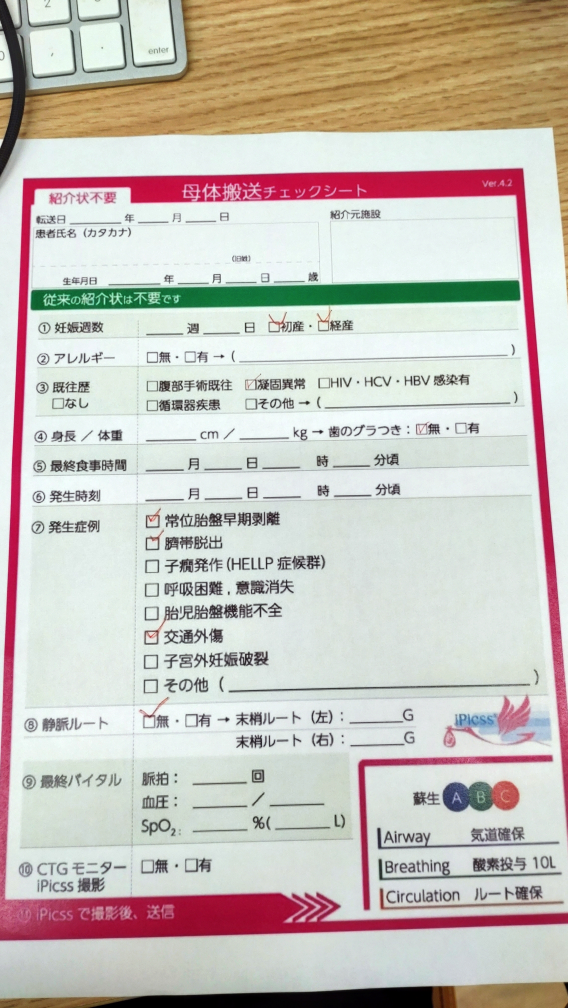
#> input picture samples/DSC_0457.JPG, 2272 x 4032 px (shown at 1/4 size)
$ jupyter execute --allow-errors checkmark_detection.ipynb   (older library calls are emulated)
#> lines starting #> are read from the running program, lines starting #| are printed output that depends on the picture; after the words box and inside, x2 and y2 are one past the last pixel; in counts of white or black regions, pixels touching at a corner belong together
# ①ボックスのピクセル値の変化で判別する方法

[cell 1]
from typing import Final as const, Any
from dataclasses import dataclass
import numpy as np
import math
from PIL import Image

[cell 2]
#openCVによるチェックマークの認識テスト
import cv2
import matplotlib.patches as patches
import matplotlib.pyplot as plt
import japanize_matplotlib
from boxdetect.pipelines import get_checkboxes, get_boxes
from boxdetect import config

[cell 3]
#画像の取り込みとリサイズ
file_name: str = "../samples/DSC_0457.JPG" #認識するシートのファイル名
size_wh: tuple[int, int] = (748, 1058)

image = cv2.imread(file_name)
#> image is the input picture: shape (4032, 2272, 3); mean B, G, R 186.4, 193.7, 200.1
image = cv2.resize(image, size_wh)
#> image: shape (1058, 748, 3)

[cell 4]
def plot_image(img: Any, plt_size: tuple[int, int] = (5, 5), title: str = None) -> None:
    """
    画像を表示する
    """
    fig, ax = plt.subplots(figsize=plt_size)
    ax.set_title(title)
    ax.imshow(img)
    plt.show()

# [11 lines left out: function plot_img_flex, not called in this run]

[cell 5]
#オリジナル画像の表示
plot_image(image)

## 台形補正

紙面の輪郭抽出　→ 4角の座標を検知→台形補正

[cell 6]
#検出した輪郭のうち、面積が最大のものを取得する関数
def get_max_contour(contours: list[Any]):
    max_area = 0
    max_contour = None
    for contour in contours:
        area = cv2.contourArea(contour)
        if max_area < area:
            max_area = area
            max_contour = contour
    return max_contour


def get_contour_points(contour: list[Any]):
    print(contour)
    #輪郭の座標を取得
    points = contour.reshape(-1, 2)
    points = sorted(points, key=lambda x: x[0])
    left = sorted(points[:2], key=lambda x: x[1])
    right = sorted(points[2:], key=lambda x: x[1])
    sorted_points = [left[0], right[0], right[1], left[1]]

    return sorted_points


#紙面の領域を認識する関数を作成
def detect_paper(image: list[Any]):

    #一度オリジナルに戻し、グレースケール化→ガウシアンフィルターでノイズ除去
    image = image.copy()
    image = cv2.cvtColor(image, cv2.COLOR_BGR2GRAY)
    image = cv2.GaussianBlur(image, (5, 5), 0)

    #２値化処理
    _, bin_image = cv2.threshold(image, 0, 255, cv2.THRESH_BINARY + cv2.THRESH_OTSU)
    plot_image(bin_image, title="２値化処理画像")

    # 輪郭検出
    contours, hierarchy = cv2.findContours(bin_image, cv2.RETR_EXTERNAL,cv2.CHAIN_APPROX_NONE)
    #プロット用に色を元に戻す
    image = cv2.cvtColor(image, cv2.COLOR_GRAY2BGR)

    for contour in contours:
        #輪郭を描画
        cv2.drawContours(image, [contour], -1, (0, 0, 0), 6)
    plot_image(image, title="輪郭を描画")

    #面積が最大の輪郭をシートとして取得
    max_contour = get_max_contour(contours)
    #シートの輪郭を描画
    cv2.drawContours(image, [max_contour], -1, (0, 0, 255), 5)


    #長方形に近似
    epsilon = 0.1 * cv2.arcLength(max_contour, True)
    approx = cv2.approxPolyDP(max_contour, epsilon, True)
    #近似後の輪郭を描画
    cv2.drawContours(image, [approx], -1, (0, 255, 0), 5)


    #長方形の頂点を取得
    points = get_contour_points(approx)
    #長方形の頂点を描画
    for point in points:
        cv2.circle(image, tuple(point), 20, (255, 0, 0), -1)

    plot_image(image, title="長方形の頂点を描画")
    return points


#sobelフィルタを用いてエッジ検出を行う関数
# [11 lines left out: function detect_edge, not called in this run]
#指定座標の台形補正を行う関数
def perspective_correction(image: list[Any], points: list[list[float]], raito: float = 1.0):
    """_summary_
    指定4点座標間の台形補正を行う
    Args:
        image (Image): 変換対象画像
        points (list[list[float]]): 変換対象を囲う4点座標
        [
            左上,
            右上,
            右下,
            左下
        ]
    """
    p1 = np.array(points[0])
    p2 = np.array(points[1])
    p3 = np.array(points[2])
    p4 = np.array(points[3])

    w_ratio = raito

    #　幅取得
    o_width = np.linalg.norm(p2 - p1)
    o_width = math.floor(o_width * w_ratio)

    #　高さ取得
    o_height = np.linalg.norm(p4 - p1)
    o_height = math.floor(o_height)

    # 変換前の4点
    src = np.float32([p1, p2, p4, p3])

    # 変換後の4点
    dst = np.float32([[0, 0],[o_width, 0],[0, o_height],[o_width, o_height]])

    # 変換行列
    M = cv2.getPerspectiveTransform(src, dst)

    # 射影変換・透視変換する
    output = cv2.warpPerspective(image, M,(o_width, o_height))

    plot_image(output, title="台形補正後の画像")

    return output

[cell 7]
try:
    points = detect_paper(image)
#> in detect_paper, `_, bin_image = cv2.threshold(image, 0, 255, cv2.THRESH_BINARY + cv2.TH..`:
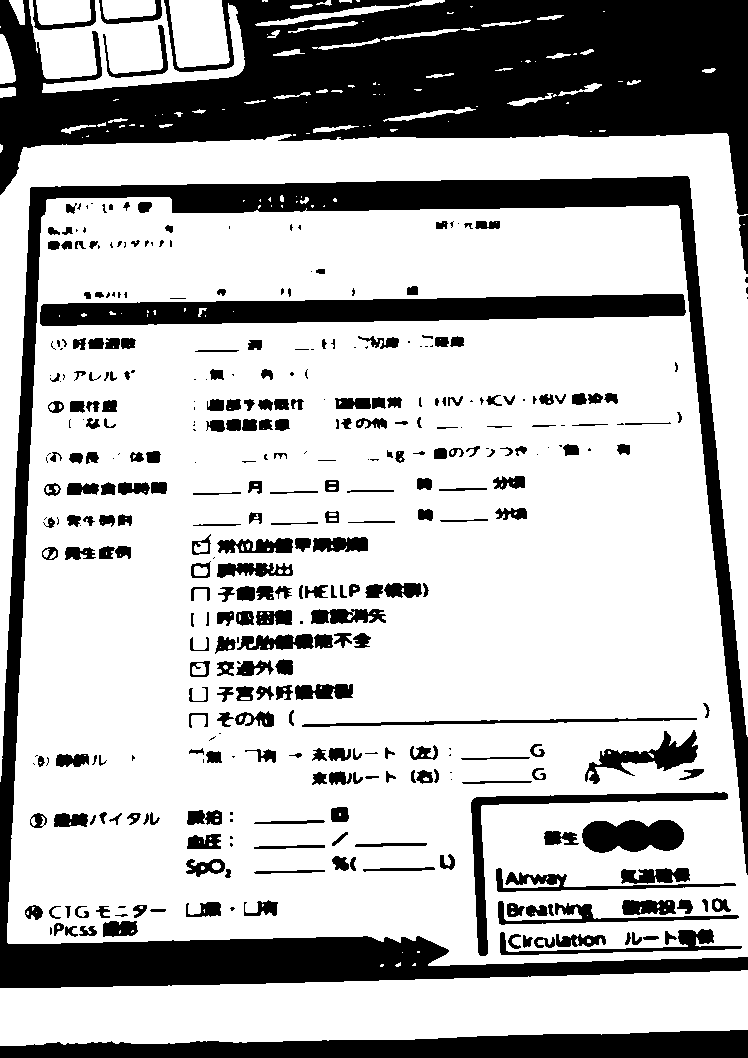
#> bin_image: shape (1058, 748); 71.9% white; 380 black regions (108 under 20 px)
#> in detect_paper, `contours, hierarchy = cv2.findContours(bin_image, cv2.RETR_EXTERNAL,cv..`: contours = 105 contours, 67 with area under 20; largest, box (x1, y1, x2, y2) and area: (7, 197, 748, 966) 512002, (0, 133, 748, 782) 54282, (0, 970, 748, 1046) 42886, (29, 0, 245, 93) 8970, (169, 0, 230, 68) 3377
#> the loop in detect_paper, `for contour in contours:` made 105 passes
#> contour on passes 5, 7, 8, 11, 13, 14, 15, 20: [[402, 952]], [[743, 224], [744, 224]], [[324, 205], [323, 206], [324, 206]], [[271, 205], [271, 206]], [[296, 201], [296, 202], [297, 201]], [[243, 200], [243, 201], [244, 200]], [[260, 199], [259, 200], [260, 201], [260, 200]], [[301, 196], [301, 197]]
#> after the loop in detect_paper, `for contour in contours:`:
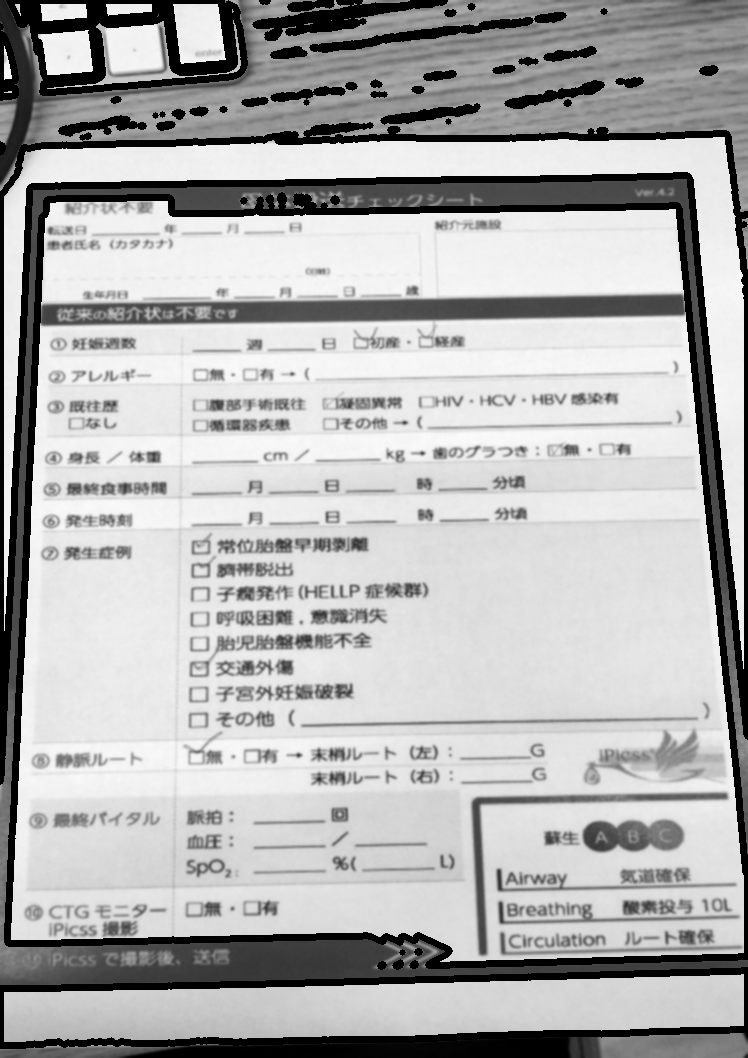
#> image: shape (1058, 748, 3); min 0, max 250, mean 177.4
#> the loop in get_max_contour, `for contour in contours:` made 105 passes
#> (area, max_area) on passes 1, 19: (42886, 42886), (512001.5, 512001.5)
#> after the loop in get_max_contour, `for contour in contours:`: max_area = 512001.5; max_contour = contour of 2937 points, box (x1, y1, x2, y2) (7, 197, 748, 966), area 512002
#> in detect_paper, `epsilon = 0.1 * cv2.arcLength(max_contour, True)`: epsilon = 302.1
#> in detect_paper, `approx = cv2.approxPolyDP(max_contour, epsilon, True)`: approx = [[47, 199], [7, 942], [747, 956], [678, 206]]
#> in detect_paper, `cv2.drawContours(image, [approx], -1, (0, 255, 0), 5)`:
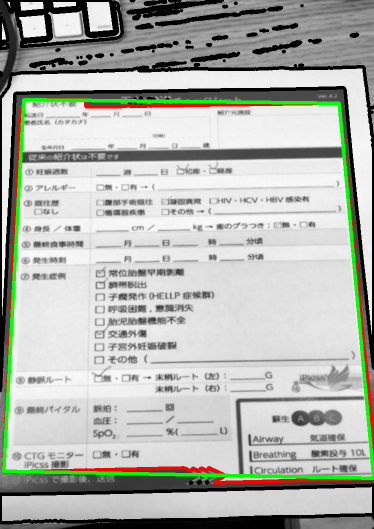
#> image: shape (1058, 748, 3) (shown at 1/2 size); mean B, G, R 175.3, 181.8, 178.8
#| [[[ 47 199]]
#|  [[  7 942]]
#|  [[747 956]]
#|  [[678 206]]]
#> in get_contour_points, `points = sorted(points, key=lambda x: x[0])`: points = [[7, 942], [47, 199], [678, 206], [747, 956]]
#> in get_contour_points, `left = sorted(points[:2], key=lambda x: x[1])`: left = [[47, 199], [7, 942]]
#> in get_contour_points, `right = sorted(points[2:], key=lambda x: x[1])`: right = [[678, 206], [747, 956]]
#> in get_contour_points, `sorted_points = [left[0], right[0], right[1], left[1]]`: sorted_points = [[47, 199], [678, 206], [747, 956], [7, 942]]
#> the loop in detect_paper, `for point in points:` made 4 passes
#> after the loop in detect_paper, `for point in points:`:
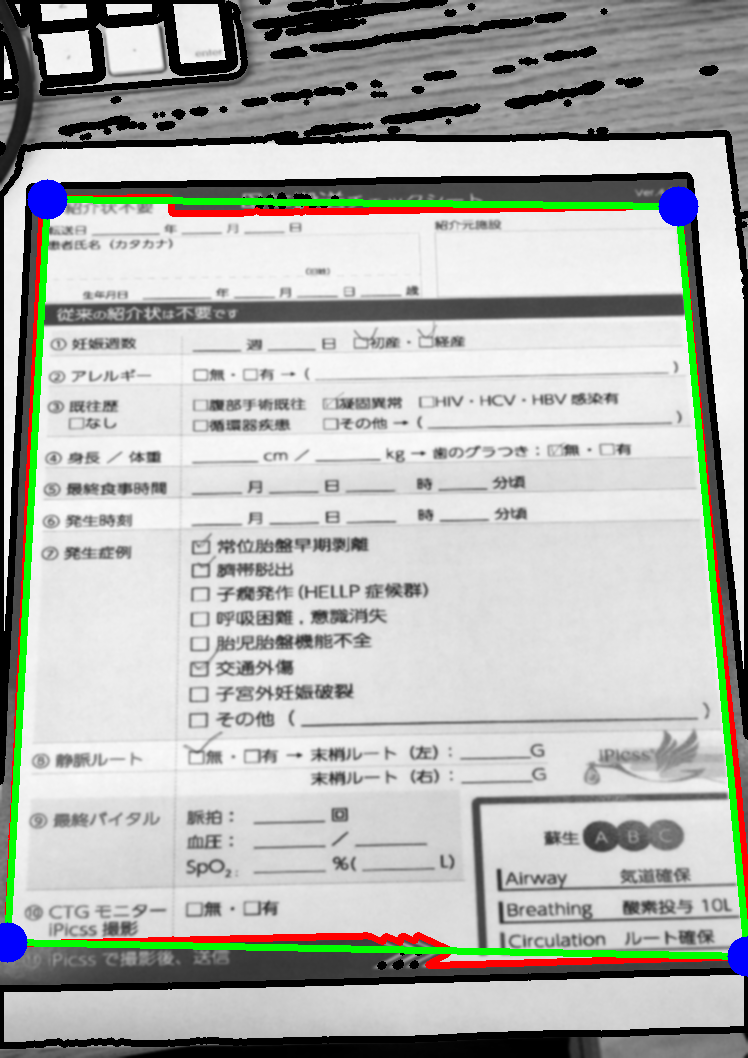
#> image: shape (1058, 748, 3); 0.52% of pixels changed, all inside (x1, y1, x2, y2) = (0, 179, 748, 977)
#> points = [[47, 199], [678, 206], [747, 956], [7, 942]]
    #detect_edge(image)
except IndexError:
    print("Paper not detected")
else:
    image = perspective_correction(image, points)
#> in perspective_correction, `p1 = np.array(points[0])`: p1 = [47, 199]
#> in perspective_correction, `p2 = np.array(points[1])`: p2 = [678, 206]
#> in perspective_correction, `p3 = np.array(points[2])`: p3 = [747, 956]
#> in perspective_correction, `p4 = np.array(points[3])`: p4 = [7, 942]
#> in perspective_correction, `o_width = np.linalg.norm(p2 - p1)`: o_width = 631
#> in perspective_correction, `o_height = np.linalg.norm(p4 - p1)`: o_height = 744.1
#> in perspective_correction, `o_height = math.floor(o_height)`: o_height = 744
#> in perspective_correction, `src = np.float32([p1, p2, p4, p3])`: src = [[47, 199], [678, 206], [7, 942], [747, 956]]
#> in perspective_correction, `dst = np.float32([[0, 0],[o_width, 0],[0, o_height],[o_width, o_height..`: dst = [[0, 0], [631, 0], [0, 744], [631, 744]]
#> in perspective_correction, `M = cv2.getPerspectiveTransform(src, dst)`: M = [[1.06, 0.0568, -60.89], [-0.0136, 1.23, -244.1], [8.34e-06, 0.000243, 1]]
#> in perspective_correction, `output = cv2.warpPerspective(image, M,(o_width, o_height))`:
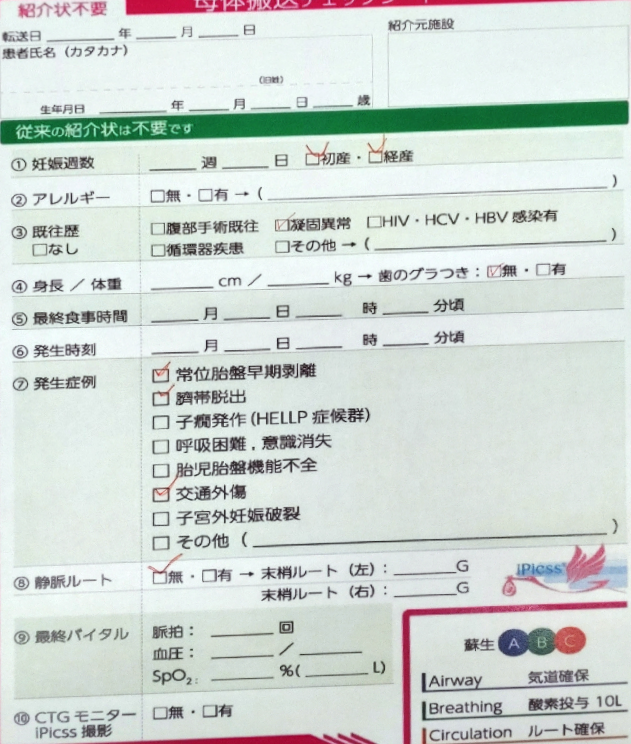
#> output: shape (744, 631, 3); mean B, G, R 210.9, 215.4, 206.9

## チェックボックスの認識

[cell 8]
#リサイズ
def resize(image: list[list[float]], width: float) -> list:
    """元の比率を保ったまま画像をリサイズする"""
    o_w, o_h = image.shape[1], image.shape[0]
    aspect_ratio = o_w / o_h
    new_height = int(width / aspect_ratio)
    return cv2.resize(image, (width, new_height))

image = resize(image, 700) #画像をリサイズ
#checkboxの検出パラメータ設定
#> (the rest of this cell did not finish here and is left out)

[cell 9]
#検出処理
imgae = cv2.GaussianBlur(image, (5, 5), 0)

#> (the rest of this cell did not finish here and is left out)

$ run again, with samples/DSC_0454.JPG copied over samples/DSC_0457.JPG
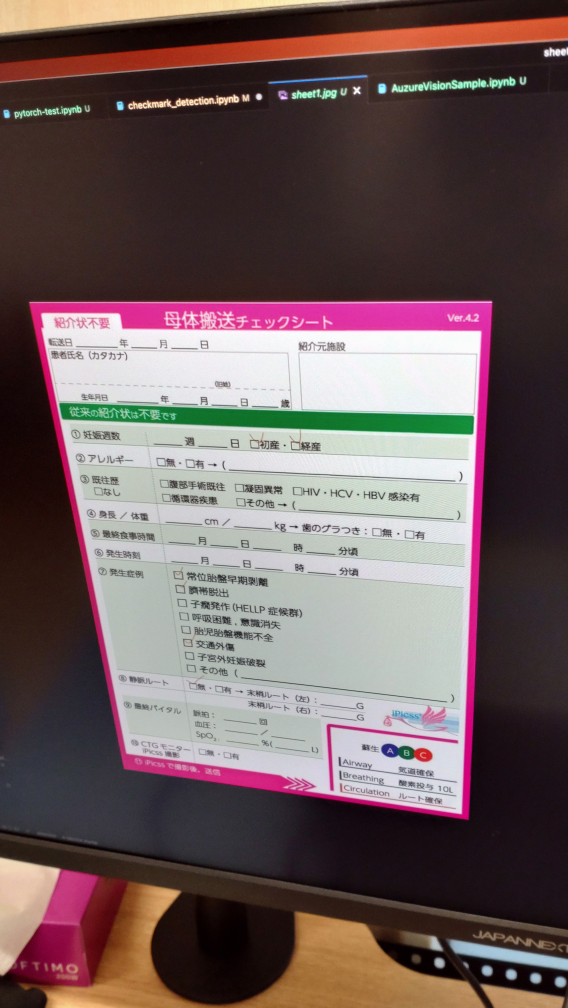
#> input picture samples/DSC_0454.JPG, 2272 x 4032 px (shown at 1/4 size)
#> image is the input picture: shape (4032, 2272, 3); mean B, G, R 91.7, 91.5, 109.7
#> bin_image: shape (1058, 748); 37.5% white; 67 white regions (21 under 20 px)
#> contours = 57 contours, 21 with area under 20; largest, box (x1, y1, x2, y2) and area: (40, 316, 648, 855) 254653, (350, 959, 637, 1058) 14810, (0, 0, 511, 37) 8679, (62, 930, 258, 1058) 6831, (338, 20, 748, 64) 6638
#> the loop in detect_paper, `for contour in contours:` made 57 passes
#> contour on passes 1, 15, 18, 19, 28, 29, 46, 47: [[334, 1057], [335, 1057]], [[680, 988]], [[681, 986]], [[651, 983], [651, 984]], [[358, 327]], [[410, 324], [410, 325]], [[433, 82], [434, 82]], [[429, 82]]
#> the loop in get_max_contour, `for contour in contours:` made 57 passes
#> (area, max_area) on passes 3, 4, 17, 21, 32: (22, 22), (1552, 1552), (1747.5, 1747.5), (14810, 14810), (254653, 254653)
#> after the loop in get_max_contour, `for contour in contours:`: max_area = 254653; max_contour = contour of 2966 points, box (x1, y1, x2, y2) (40, 316, 648, 855), area 254653
#> epsilon = 312
#> approx = [[647, 317], [41, 317], [425, 324], [53, 329], [165, 790], [607, 854]]
#| [[[647 317]]
#|  [[ 41 317]]
#|  [[425 324]]
#|  [[ 53 329]]
#|  [[165 790]]
#|  [[607 854]]]
#> in get_contour_points, `points = contour.reshape(-1, 2)`: points has the same summary as approx in detect_paper
#> in get_contour_points, `points = sorted(points, key=lambda x: x[0])`: points = [[41, 317], [53, 329], [165, 790], [425, 324], [607, 854], [647, 317]]
#> left = [[41, 317], [53, 329]]
#> right = [[647, 317], [425, 324], [165, 790], [607, 854]]
#> sorted_points = [[41, 317], [647, 317], [425, 324], [53, 329]]
#> the loop in detect_paper, `for point in points:` made 4 passes
#> after the loop in detect_paper, `for point in points:`:
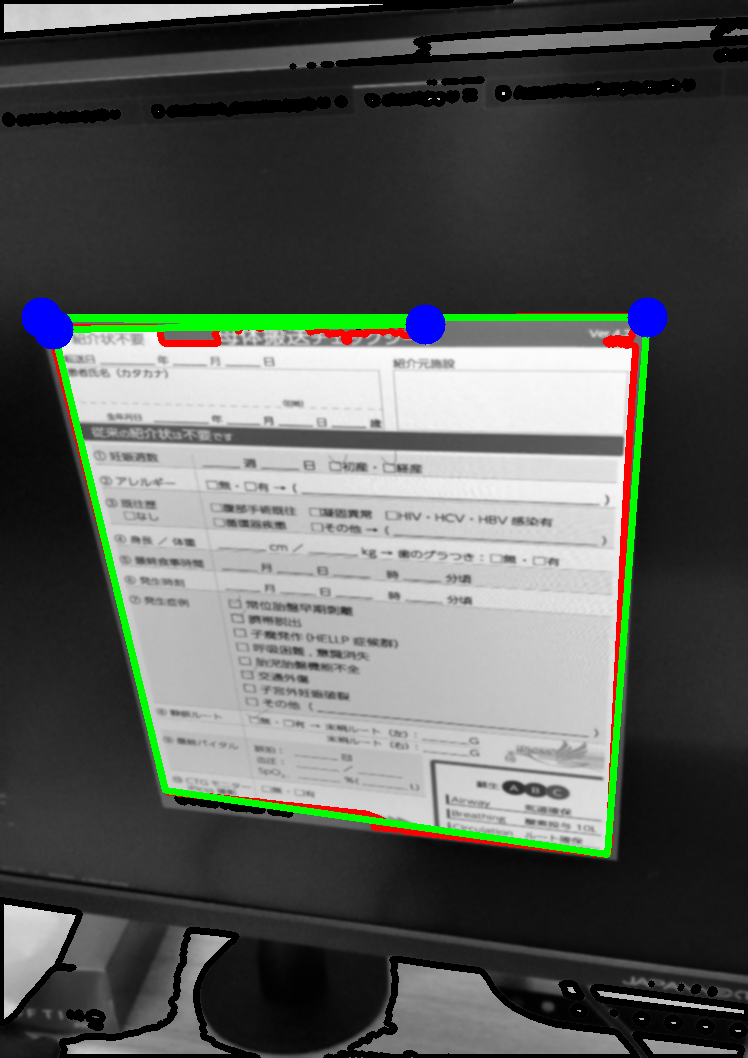
#> image: shape (1058, 748, 3); mean B, G, R 88.6, 92.5, 89.1
#> p1 = [41, 317]
#> p2 = [647, 317]
#> p3 = [425, 324]
#> p4 = [53, 329]
#> o_width = 606
#> in perspective_correction, `o_height = np.linalg.norm(p4 - p1)`: o_height = 16.97
#> in perspective_correction, `o_height = math.floor(o_height)`: o_height = 16
#> src = [[41, 317], [647, 317], [53, 329], [425, 324]]
#> dst = [[0, 0], [606, 0], [0, 16], [606, 16]]
#> M = [[0.0185, -0.0185, 5.12], [2.75e-18, 0.0264, -8.36], [-6.21e-05, -0.00297, 1]]
#> in plot_image (call 5), `plt.show()`:
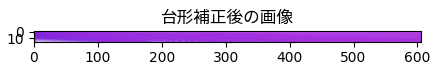
#> figure drawn by matplotlib, 1 panel
